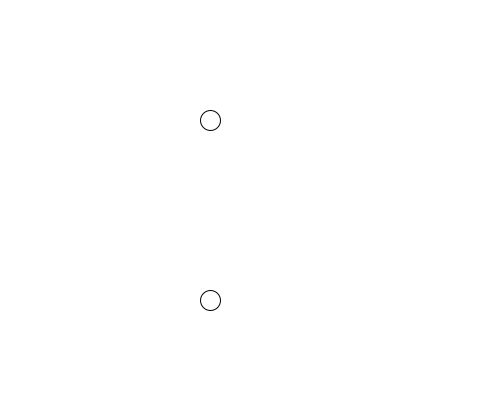
Frame 1 (no input)
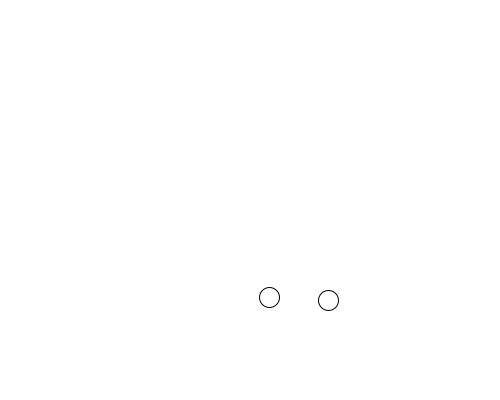
Frame 60 (the mouse pressed at the canvas centre just before this capture)
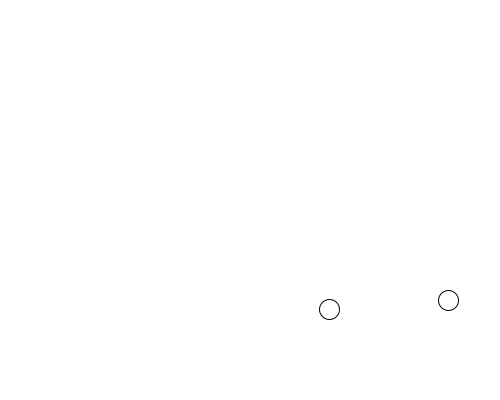
Frame 120 (the mouse held since frame 60 and released just before this capture)

The Processing sketch that drew these frames (run headless with seeded random() and noise(); from frame 60 on, the mouse is pressed at the canvas centre):

// Processing sketch: processing_71906
// ── processing_71906.pde

// Zoe Bortz
// Code for Circle Bounce Homework
// 9/24/12

//circle 1
int circle_xx = 210;
int circle_yy = 300;//where the circle is onscreen
int circle_radius = 10; //how big is it?
int circle_xx_speed = 2;
int circle_yy_speed = 3;//how fast does it move?

//circle 2
int circle_x = 210;
int circle_y = 120;//where the circle is onscreen
int circl_radius = 70; //how big is it?
int circle_x_speed = 1;
int circle_y_speed = 3;//how fast does it move?
 
void setup() {
  size(500, 400);
};
void draw() {
  background(300, 600, 300); //our giant eraser in the sky
  ellipse(circle_x, circle_y, circle_radius*2, circle_radius*2);
  ellipse(circle_xx, circle_yy, circle_radius*2, circle_radius*2);
  //
  //////  //////  //////  //////  //////  //////  //////  //////  MOVE ON X
  //
  circle_x = circle_x + circle_x_speed; //this is what actually "moves" the circle, but only left or right
  if ((circle_x + circle_radius > width) || (circle_x - circle_radius < 3)) {  //move other way
  //if the circle hits the left side OR right side of the screen
  //(plus the radius, so the edge, not the middle, of the circle bounces off the screen)
    // the: || means OR
    circle_x_speed = circle_x_speed * -1;    //make positive speed negative, or vice versa
  };
  
  
    circle_xx = circle_xx + circle_xx_speed; //this is what actually "moves" the circle, but only left or right
  if ((circle_xx + circle_radius > width) || (circle_xx - circle_radius < 3)) {  //move other way
  //if the circle hits the left side OR right side of the screen
  //(plus the radius, so the edge, not the middle, of the circle bounces off the screen)
    // the: || means OR
    circle_xx_speed = circle_xx_speed * -1;    //make positive speed negative, or vice versa
  };
  
  
  //
  //////  //////  //////  //////  //////  //////  //////  //////  MOVE ON Y
  //
  circle_y = circle_y + circle_y_speed;//this is what actually "moves" the circle, but only up or down
  if ((circle_y + circle_radius > height) || (circle_y - circle_radius < 0)) {
      //if the circle hits the top OR bottom of the screen
    circle_y_speed = circle_y_speed * -1;
    
  }
};
